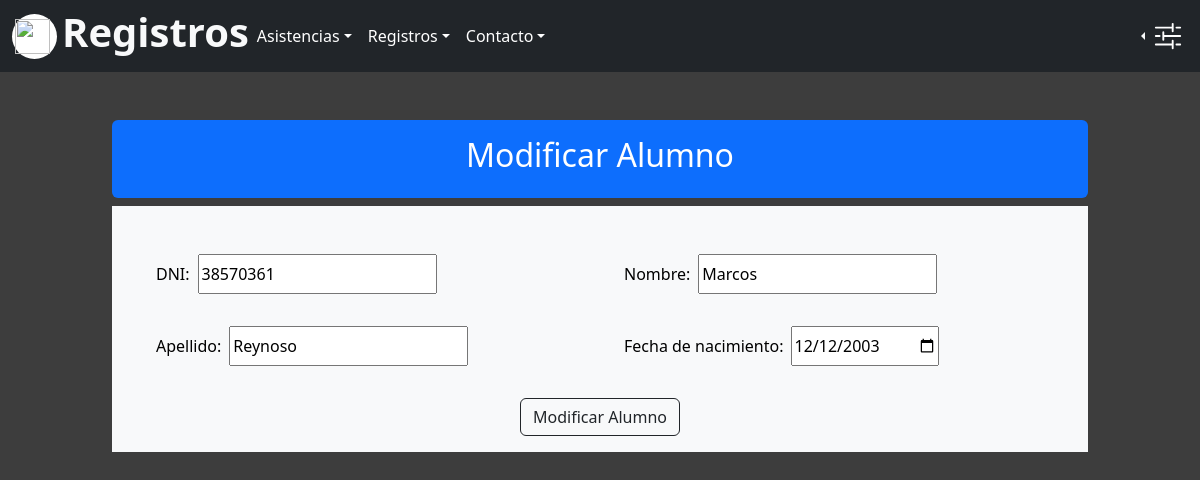
Page /ABM/Alumno/Modificacion.php?dni=38570361 on the committed database.
### tables this page shows
CREATE TABLE IF NOT EXISTS `alumno` (
  `dni` bigint NOT NULL,
  `nombre` varchar(50) NOT NULL,
  `apellido` varchar(50) NOT NULL,
  `fecha_nacimiento` date NOT NULL,
  PRIMARY KEY (`dni`) USING BTREE
);

### BD/conn.php (called while the page is built, shortened)
<?php
class Conexion
{
  private $host = "localhost";
  private $contrasena = "";
  private $bd = "sistemaasistencia";
  private $usuario = "root";
  private $conn;
  public  function __construct()
  {
    $this->conn = new mysqli($this->host, $this->usuario, $this->contrasena, $this->bd);
  }
  public function ejecutar($consulta)
  {
    return $this->conn->query($consulta);
  }
}
?>

### Clases/Alumno.php (called while the page is built, shortened)
<?php
class Alumno extends Persona
{
  public static function getAlumno($dni)
  {
    $getQuery = ("SELECT * FROM alumno WHERE dni = '$dni'");
    return $getQuery;
  }
}
?>

### ABM/Alumno/Modificacion.php (the view, shortened to what this page needs)
<?php
include("../../../QuienVino/BD/conn.php");
include("../../../QuienVino/Clases/Alumno.php");
if (isset($_GET["dni"])) {
  if (!empty($_GET["dni"])) {
    if (!$_POST) { ?>
      <!DOCTYPE html>
      <html lang="en">
      <head>
        <link rel="stylesheet" href="../../../QuienVino/styleIndex.css">
        <link rel="stylesheet" href="../../../QuienVino/Resources/css/bootstrap.min.css" />
      </head>
      <body>
        <nav class="navbar navbar-expand-sm bg-dark navbar-dark">
          <div class="container-fluid">
            <a href="../../../QuienVino/index.php">
              <div class="redondo">
                <img src="../../../QuienVino/Multimedia/logo.png" class="logo">
              </div>
            </a>
            <div class="d-flex justify-content-end">
              <h1 class="text-light"><b>Registros</b></h1>
            </div>
            <div class="collapse navbar-collapse" id="collapsibleNavbar">
              <ul class="navbar-nav">
                <li class="nav-item dropdown text-light">
                  <a class="nav-link dropdown-toggle" href="#" role="button" data-bs-toggle="dropdown">Asistencias</a>
                </li>
                <li class="nav-item dropdown text-light">
                  <a class="nav-link dropdown-toggle" href="#" role="button" data-bs-toggle="dropdown">Registros</a>
                </li>
                <li class="nav-item dropdown">
                  <a class="nav-link dropdown-toggle" href="#" role="button" data-bs-toggle="dropdown">Contacto</a>
                </li>
              </ul>
            </div>
            <div class="nav-item dropstart">
              <a class="nav-link dropdown-toggle text-light" href="#" role="button" data-bs-toggle="dropdown"
                aria-expanded="false">
                <img src="../../Multimedia/sliders2.svg" alt="" class="img-fluid config" style="margin-right: 5px;">
              </a>
            </div>
          </div>
        </nav>
        <div class="todo">
          <?php
          $dni = $_GET["dni"];
          $conectarDB = new Conexion();
          $sql = Alumno::getAlumno($dni);
          $ejecutar = $conectarDB->ejecutar($sql);
          $listado = $ejecutar;
          ?>
          <div class="container col-10 mt-5 rounded">
            <div id="textContainer" class="d-flex justify-content-center p-3 mb-2 bg-primary text-white rounded">
              <h2 class="container__title">Modificar Alumno</h2>
            </div>
            <form class="form text-center p-3 mb-2 bg-light text-black col-12" action="../Alumno/modificacionControl.php"
              method="POST">
              <?php
              if (mysqli_fetch_assoc($listado) != NULL) {
                $sql = Alumno::getAlumno($dni);
                $ejecutar = $conectarDB->ejecutar($sql);
                $listado = $ejecutar;
                while ($row = mysqli_fetch_assoc($listado)) { ?>
                  <div class="row d-flex justify-content-center p-3">
                    <div class="col d-flex p-3"><label for="iddni" class="p-2">DNI:</label><input class="container__input"
                        type="number" name="dniToCatch" id="iddni" value="<?php print($row["dni"]); ?>"></div>
                    <div class="col d-flex p-3"><label for="idnombre" class="p-2">Nombre:</label><input type="text" id="idnombre"
                        class="container__input" name="nombre" value="<?php print($row["nombre"]); ?>"></div>
                    <div class="col d-flex p-3"><label for="idapellido" class="p-2">Apellido:</label><input type="text"
                        id="idapellido" class="container__input" name="apellido" value="<?php print($row["apellido"]); ?> "></div>
                    <div class="col d-flex p-3"><label for="idfecha" class="p-2">Fecha de nacimiento:</label><input type="date"
                        id="idfecha" class="container__input" name="fechaNacimiento"
                        value="<?php echo date("Y-m-d", strtotime($row['fecha_nacimiento'])); ?>"></div>
                  </div>
                <?php }
              } else {
                echo "<div class='alert alert-danger mt-3'>El DNI no ha sido encontrado.</div>";
              }
              ?>
              <input type="submit" value="Modificar Alumno" class="btn btn-outline-dark">
            </form>
          </div>
        </div>
      </body>
      </html>
      <?php
    } ?>
    </body>
    </html>
    <?php
  } else {
    echo "<script>alert('No borre la id que va a actualizar.'); window.location='ABM_Alumno.php'</script>";
  }
} else {
  echo "<script>alert('No se puede acceder a esta página sin actualizar un alumno.'); window.location='ABM_Alumno.php'</script>";
}

### styleIndex.css (style rules this page uses)
.redondo { width: 45px; height: 45px; background-color: white; border-radius: 50%; margin-right: 5px; }
.logo { height: 35px; width: 35px; margin-top: 5px; margin-left: 3px; }
a:link, a:visited, a:active { text-decoration: none; color: white; }
b { text-decoration: none; }
body { background-color: rgb(61, 61, 61); }
html,body { overflow-x: hidden; }
.config { width: 30px; height: 30px; }
.config { filter: invert(100%) url(#color-filter); }

### ABM/Alumno/Modificacion.php (style rules this page uses)
body { background-color: rgb(61, 61, 61); }

### rows in the picture
alumno: dniToCatch "38570361", nombre "Marcos", apellido "Reynoso", fechaNacimiento "12/12/2003"
